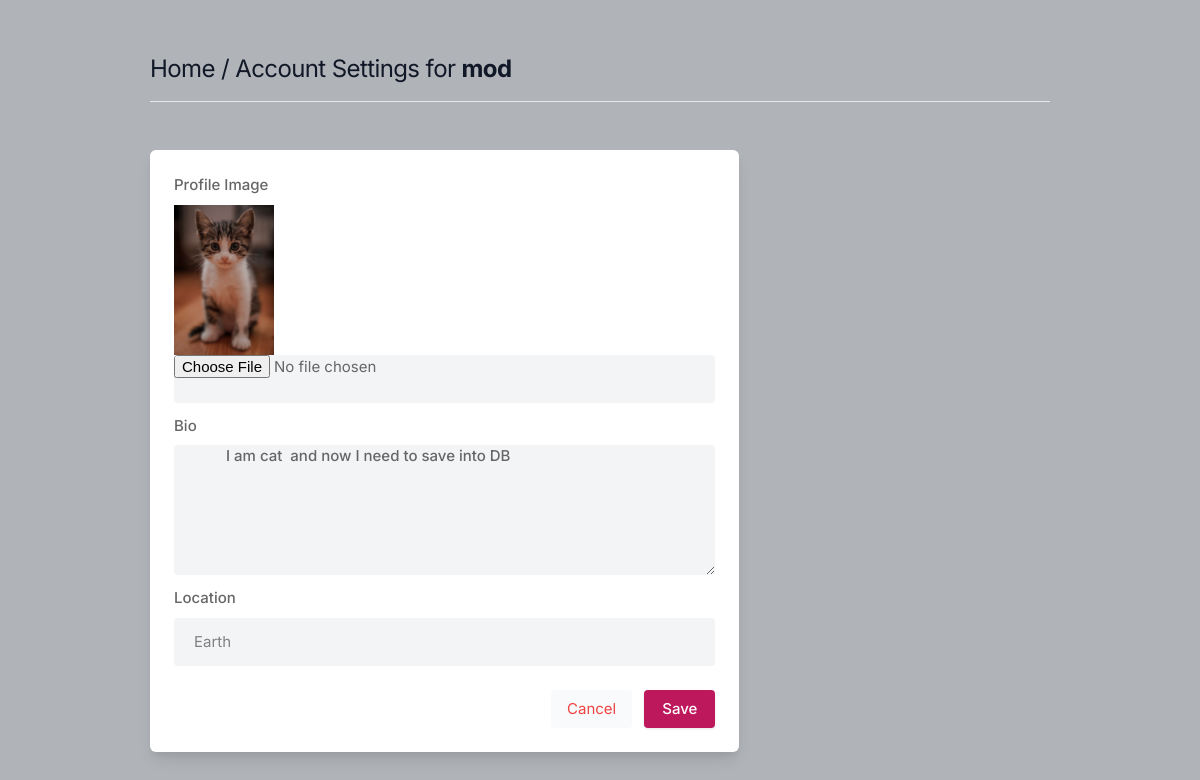
The app's page /settings (signed in) with its own data.
### core/models.py (models this page shows, shortened)
class Profile(models.Model):
    user=models.ForeignKey(User, on_delete=models.CASCADE)
    id_user= models.IntegerField()
    bio=models.TextField(blank=True)
    profileimg=models.ImageField(upload_to='profile_images', default='blank-profile-picture.png')
    location=models.CharField(max_length=100, blank=True)

### core/views.py (the view, shortened to what this page needs)
# urls.py: path('settings', views.settings, name='settings'),
@login_required(login_url='signin')
def settings(request):
    user_profile = Profile.objects.get(user=request.user)
    return render(request, 'setting.html', {'user_profile': user_profile})

### templates/setting.html (shortened to what this page needs)
{% load static %}
<!DOCTYPE html>
<html lang="en">
<head>
    <link rel="stylesheet" href="{% static 'assets/css/icons.css' %}">
    <link rel="stylesheet" href="{% static 'assets/css/uikit.css' %}">
    <link rel="stylesheet" href="{% static 'assets/css/style.css' %}">
    <link rel="stylesheet" href="{% static 'assets/css/tailwind.css' %}">
</head>
<body>
            <div class="container m-auto">
                <h1 class="text-2xl leading-none text-gray-900 tracking-tight mt-3"> <a href="/">Home</a> / Account Settings for <b> {{ user.username }}</b> </h1>
                <hr>
                <div class="grid lg:grid-cols-3 mt-12 gap-8">
                    <div class="bg-white rounded-md lg:shadow-lg shadow col-span-2">
                    <form action="" method="POST" enctype="multipart/form-data">
                       <div class="grid grid-cols-2 gap-3 lg:p-6 p-4">
                           <div class="col-span-2">
                                <label for=""> Profile Image</label>
                                <img width="100" height="100" src="{{user_profile.profileimg.url}}" />
                                <input type="file" name="image" value="" class="shadow-none bg-gray-100">
                            </div>
                            <div class="col-span-2">
                                <label for="about">Bio</label>
                                <textarea id="about" name="bio" rows="3"  class="shadow-none bg-gray-100"> {{ user_profile.bio }} </textarea>
                            </div>
                            <div class="col-span-2">
                                <label for=""> Location</label>
                                <input type="text" name="location"  value="{{ user_profile.location }}" placeholder="" class="shadow-none bg-gray-100">
                            </div>
                       </div>
                       <div class="bg-gray-10 p-6 pt-0 flex justify-end space-x-3">
                           <button class="p-2 px-4 rounded bg-gray-50 text-red-500"> <a href="/">Cancel</a> </button>
                           <button type="submit" class="button bg-blue-700"> Save </button>
                       </div>
                    </form>
                    </div>
                    </div>
                    <br>
                </div>
</body>
</html>

### static/assets/css/style.css (style rules this page uses)
body { background-color: #B0B3B8!important; }
button { vertical-align: middle; }
span.button, button.button { background-color: #be185d; top: 0; color: #fff; position: relative; padding: 8px 18px; line-height: 22px; position: relative; font-weight: 500; font-size: 15px; display: inline-block; -webkit-transition: all 0.2s ease-in-out; transition: all 0.2s ease-in-out; cursor: pointer; overflow: hidden; border: none; border-radius: 4px; -webkit-box-shadow: 0 1px 3px rgba(0, 0, 0, 0.1); box-shadow: 0 1px 3px rgba(0, 0, 0, 0.1); }
input { height: 48px; line-height: 48px; padding: 0 20px; outline: none; font-size: 15px; color: #808080; max-width: 100%; width: 100%; -webkit-box-sizing: border-box; box-sizing: border-box; display: block; font-weight: 400; opacity: 1; border-radius: 4px; border: none; -webkit-box-shadow: 0 1px 4px 0px rgba(0, 0, 0, 0.12); box-shadow: 0 1px 4px 0px rgba(0, 0, 0, 0.12); }
input[type="text"], input[type="password"], input[type="email"], input[type="number"] { height: 48px; line-height: 48px; padding: 0 20px; outline: none; font-size: 15px; color: #808080; max-width: 100%; width: 100%; -webkit-box-sizing: border-box; box-sizing: border-box; display: block; font-weight: 400; opacity: 1; border-radius: 4px; border: none; -webkit-box-shadow: 0 1px 4px 0px rgba(0, 0, 0, 0.12); box-shadow: 0 1px 4px 0px rgba(0, 0, 0, 0.12); }
textarea { height: 48px; line-height: 48px; padding: 0 20px; outline: none; font-size: 15px; color: #808080; margin: 0 0 16px 0; max-width: 100%; width: 100%; -webkit-box-sizing: border-box; box-sizing: border-box; display: block; background-color: #fff; font-weight: 500; opacity: 1; border-radius: 4px; border: none; -webkit-box-shadow: 0 1px 4px 0px rgba(0, 0, 0, 0.12); box-shadow: 0 1px 4px 0px rgba(0, 0, 0, 0.12); }
input { -webkit-transition: all 0.1s ease-in-out; transition: all 0.1s ease-in-out; }
::placeholder { color: #808080; opacity: 1; }
textarea { height: auto; line-height: 27px; padding: 20px; min-height: 130px; -webkit-transition: none !important; transition: none !important; min-width: 100%; }
label, legend { display: block; font-weight: bold; font-size: 15px; font-weight: 500; margin-bottom: 8px; }
button { border: none; margin: 0; padding: 0; width: auto; overflow: visible; background: transparent; color: inherit; font: inherit; line-height: normal; cursor: pointer; }
a { color: #be185d; -webkit-transition: 0.3s; transition: 0.3s; outline: none !important; }
button { outline: none !important; }
img { max-width: 100%; }
body { color: #666; font-size: 15px; line-height: 27px; background-color: #f0f2f5; font-family: "Inter", sans-serif; text-transform: none; }
h1, h2, h3, h4, h5, h6 { font-family: "Inter", sans-serif; text-transform: none; }
input[type="text"], input[type="password"], input[type="email"] { font-family: "Inter", sans-serif; text-transform: none; }
textarea, select { font-family: "Inter", sans-serif; text-transform: none; }
button, body .pac-container { font-family: "Inter", sans-serif; text-transform: none; }
h1, h2, h3, h4, h5, h6 { color: #333; font-weight: 500; margin: 0; padding: 0; }
h1 { font-size: 32px; }
b, strong { font-weight: 700 !important; }
@media (min-width: 1024px) { .container { max-width: 900px !important; padding-top: 45px; } }
.shadow-none { -webkit-box-shadow: none !important; box-shadow: none !important; }

### records on screen
Profile: profileimg (picture), bio "I am cat and now I need to save into DB", location "Earth"

### other values on screen
{{ user.username }} "mod"
